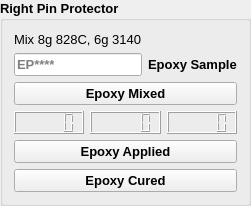
                     <widget class="QGroupBox" name="rightPinProtector">
                      <property name="font">
                       <font>
                        <pointsize>10</pointsize>
                        <weight>75</weight>
                        <bold>true</bold>
                       </font>
                      </property>
                      <property name="title">
                       <string>Right Pin Protector</string>
                      </property>
                      <layout class="QGridLayout" name="gridLayout_48">
                       <property name="sizeConstraint">
                        <enum>QLayout::SetDefaultConstraint</enum>
                       </property>
                       <item row="1" column="0">
                        <widget class="QLineEdit" name="epoxy_batch_4">
                         <property name="sizePolicy">
                          <sizepolicy hsizetype="Preferred" vsizetype="Preferred">
                           <horstretch>0</horstretch>
                           <verstretch>0</verstretch>
                          </sizepolicy>
                         </property>
                         <property name="text">
                          <string/>
                         </property>
                         <property name="maxLength">
                          <number>6</number>
                         </property>
                         <property name="placeholderText">
                          <string>EP****</string>
                         </property>
                        </widget>
                       </item>
                       <item row="1" column="1">
                        <widget class="QLabel" name="label_623">
                         <property name="text">
                          <string>Epoxy Sample</string>
                         </property>
                        </widget>
                       </item>
                       <item row="3" column="0" colspan="2">
                        <layout class="QHBoxLayout" name="horizontalLayout_34" stretch="1,1,1">
                         <property name="sizeConstraint">
                          <enum>QLayout::SetFixedSize</enum>
                         </property>
                         <item>
                          <widget class="QLCDNumber" name="hour_disp_7">
                           <property name="sizePolicy">
                            <sizepolicy hsizetype="Preferred" vsizetype="Preferred">
                             <horstretch>0</horstretch>
                             <verstretch>0</verstretch>
                            </sizepolicy>
                           </property>
                          </widget>
                         </item>
                         <item>
                          <widget class="QLCDNumber" name="min_disp_7">
                           <property name="sizePolicy">
                            <sizepolicy hsizetype="Preferred" vsizetype="Preferred">
                             <horstretch>0</horstretch>
                             <verstretch>0</verstretch>
                            </sizepolicy>
                           </property>
                          </widget>
                         </item>
                         <item>
                          <widget class="QLCDNumber" name="sec_disp_7">
                           <property name="sizePolicy">
                            <sizepolicy hsizetype="Preferred" vsizetype="Preferred">
                             <horstretch>0</horstretch>
                             <verstretch>0</verstretch>
                            </sizepolicy>
                           </property>
                          </widget>
                         </item>
                        </layout>
                       </item>
                       <item row="0" column="0">
                        <widget class="QLabel" name="label_622">
                         <property name="font">
                          <font>
                           <weight>50</weight>
                           <bold>false</bold>
                          </font>
                         </property>
                         <property name="text">
                          <string>Mix 8g 828C, 6g 3140</string>
                         </property>
                        </widget>
                       </item>
                       <item row="5" column="0" colspan="2">
                        <widget class="QPushButton" name="epoxyFinishedRP">
                         <property name="sizePolicy">
                          <sizepolicy hsizetype="Preferred" vsizetype="Preferred">
                           <horstretch>0</horstretch>
                           <verstretch>0</verstretch>
                          </sizepolicy>
                         </property>
                         <property name="font">
                          <font>
                           <pointsize>10</pointsize>
                           <weight>75</weight>
                           <bold>true</bold>
                          </font>
                         </property>
                         <property name="text">
                          <string>Epoxy Cured</string>
                         </property>
                        </widget>
                       </item>
                       <item row="4" column="0" colspan="2">
                        <widget class="QPushButton" name="epoxyInjectedRP">
                         <property name="sizePolicy">
                          <sizepolicy hsizetype="Preferred" vsizetype="Preferred">
                           <horstretch>0</horstretch>
                           <verstretch>0</verstretch>
                          </sizepolicy>
                         </property>
                         <property name="font">
                          <font>
                           <pointsize>10</pointsize>
                           <weight>75</weight>
                           <bold>true</bold>
                          </font>
                         </property>
                         <property name="text">
                          <string>Epoxy Applied</string>
                         </property>
                        </widget>
                       </item>
                       <item row="2" column="0" colspan="2">
                        <widget class="QPushButton" name="epoxyMixedRP">
                         <property name="sizePolicy">
                          <sizepolicy hsizetype="Preferred" vsizetype="Preferred">
                           <horstretch>0</horstretch>
                           <verstretch>0</verstretch>
                          </sizepolicy>
                         </property>
                         <property name="font">
                          <font>
                           <pointsize>10</pointsize>
                           <weight>75</weight>
                           <bold>true</bold>
                          </font>
                         </property>
                         <property name="text">
                          <string>Epoxy Mixed</string>
                         </property>
                        </widget>
                       </item>
                      </layout>
                     </widget>
